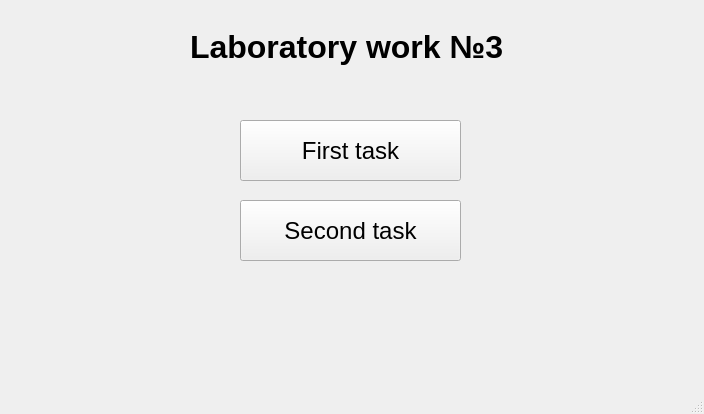
<?xml version="1.0" encoding="UTF-8"?>
<ui version="4.0">
 <class>MainWindow</class>
 <widget class="QMainWindow" name="MainWindow">
  <property name="geometry">
   <rect>
    <x>0</x>
    <y>0</y>
    <width>704</width>
    <height>414</height>
   </rect>
  </property>
  <property name="windowTitle">
   <string>MainWindow</string>
  </property>
  <widget class="QWidget" name="centralwidget">
   <widget class="QLabel" name="label">
    <property name="geometry">
     <rect>
      <x>190</x>
      <y>20</y>
      <width>396</width>
      <height>54</height>
     </rect>
    </property>
    <property name="font">
     <font>
      <pointsize>24</pointsize>
      <bold>true</bold>
     </font>
    </property>
    <property name="text">
     <string>Laboratory work №3</string>
    </property>
   </widget>
   <widget class="QPushButton" name="pushButton">
    <property name="geometry">
     <rect>
      <x>240</x>
      <y>120</y>
      <width>221</width>
      <height>61</height>
     </rect>
    </property>
    <property name="font">
     <font>
      <pointsize>18</pointsize>
      <bold>false</bold>
     </font>
    </property>
    <property name="text">
     <string>First task</string>
    </property>
   </widget>
   <widget class="QPushButton" name="pushButton_2">
    <property name="geometry">
     <rect>
      <x>240</x>
      <y>200</y>
      <width>221</width>
      <height>61</height>
     </rect>
    </property>
    <property name="font">
     <font>
      <pointsize>18</pointsize>
      <bold>false</bold>
     </font>
    </property>
    <property name="text">
     <string>Second task</string>
    </property>
   </widget>
  </widget>
  <widget class="QMenuBar" name="menubar">
   <property name="geometry">
    <rect>
     <x>0</x>
     <y>0</y>
     <width>704</width>
     <height>26</height>
    </rect>
   </property>
  </widget>
  <widget class="QStatusBar" name="statusbar"/>
 </widget>
 <resources/>
 <connections/>
</ui>
